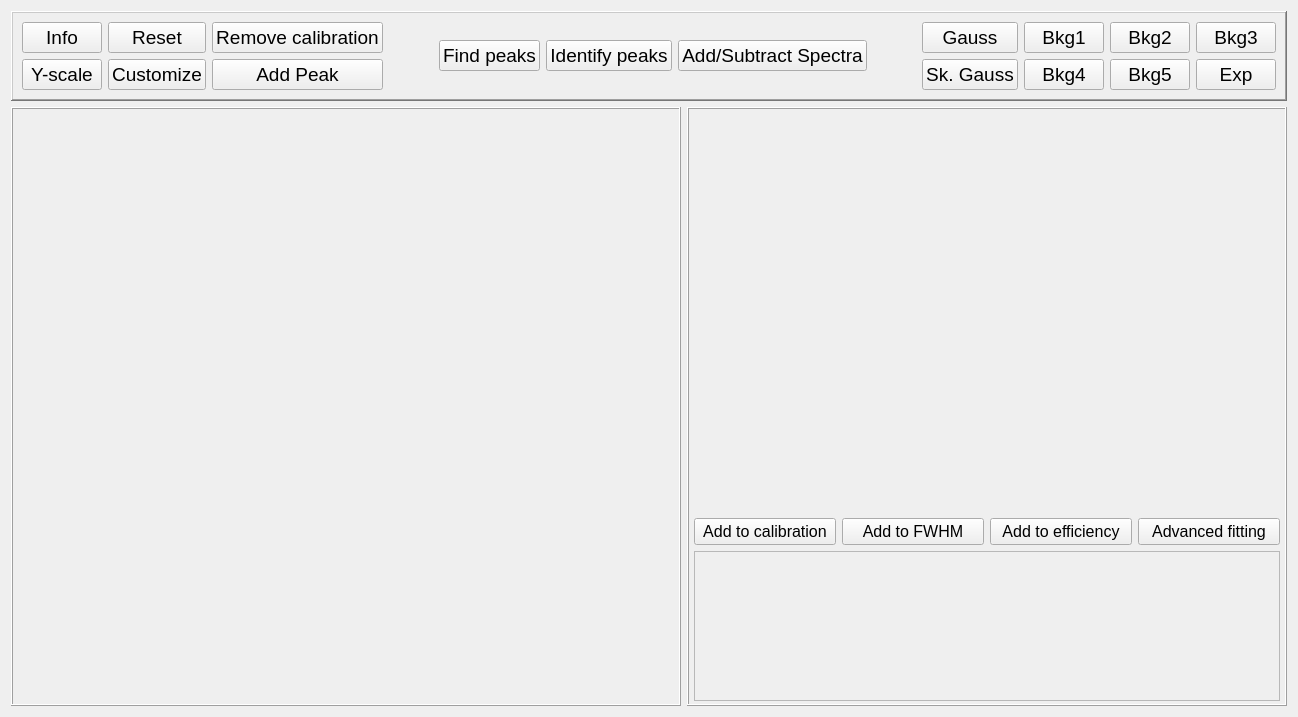
      <widget class="QWidget" name="tab">
       <attribute name="title">
        <string>Spectrum</string>
       </attribute>
       <layout class="QGridLayout" name="gridLayout_21">
        <item row="0" column="0" colspan="2">
         <widget class="QFrame" name="frame">
          <property name="maximumSize">
           <size>
            <width>16777215</width>
            <height>130</height>
           </size>
          </property>
          <property name="frameShape">
           <enum>QFrame::WinPanel</enum>
          </property>
          <property name="frameShadow">
           <enum>QFrame::Raised</enum>
          </property>
          <layout class="QGridLayout" name="gridLayout_19">
           <item row="0" column="0">
            <layout class="QGridLayout" name="gridLayout_14">
             <property name="sizeConstraint">
              <enum>QLayout::SetDefaultConstraint</enum>
             </property>
             <item row="0" column="2">
              <layout class="QGridLayout" name="gridLayout_12">
               <item row="0" column="1">
                <widget class="QPushButton" name="button_find_peaks">
                 <property name="font">
                  <font>
                   <pointsize>14</pointsize>
                  </font>
                 </property>
                 <property name="text">
                  <string>Find peaks</string>
                 </property>
                </widget>
               </item>
               <item row="0" column="2">
                <widget class="QPushButton" name="button_identify_peaks">
                 <property name="font">
                  <font>
                   <pointsize>14</pointsize>
                  </font>
                 </property>
                 <property name="text">
                  <string>Identify peaks</string>
                 </property>
                </widget>
               </item>
               <item row="0" column="3">
                <widget class="QPushButton" name="button_add_subtract">
                 <property name="font">
                  <font>
                   <pointsize>14</pointsize>
                  </font>
                 </property>
                 <property name="text">
                  <string>Add/Subtract Spectra</string>
                 </property>
                </widget>
               </item>
              </layout>
             </item>
             <item row="0" column="4">
              <spacer name="horizontalSpacer_6">
               <property name="orientation">
                <enum>Qt::Horizontal</enum>
               </property>
               <property name="sizeHint" stdset="0">
                <size>
                 <width>6</width>
                 <height>17</height>
                </size>
               </property>
              </spacer>
             </item>
             <item row="0" column="5">
              <layout class="QGridLayout" name="gridLayout_3">
               <item row="1" column="0">
                <widget class="QPushButton" name="pushButton_gauss2">
                 <property name="font">
                  <font>
                   <pointsize>14</pointsize>
                  </font>
                 </property>
                 <property name="text">
                  <string>Sk. Gauss</string>
                 </property>
                </widget>
               </item>
               <item row="0" column="3">
                <widget class="QPushButton" name="pushButton_poly3">
                 <property name="font">
                  <font>
                   <pointsize>14</pointsize>
                  </font>
                 </property>
                 <property name="text">
                  <string>Bkg3</string>
                 </property>
                </widget>
               </item>
               <item row="1" column="3">
                <widget class="QPushButton" name="pushButton_exp">
                 <property name="font">
                  <font>
                   <pointsize>14</pointsize>
                  </font>
                 </property>
                 <property name="text">
                  <string>Exp</string>
                 </property>
                </widget>
               </item>
               <item row="0" column="1">
                <widget class="QPushButton" name="pushButton_poly1">
                 <property name="font">
                  <font>
                   <pointsize>14</pointsize>
                  </font>
                 </property>
                 <property name="text">
                  <string>Bkg1</string>
                 </property>
                </widget>
               </item>
               <item row="1" column="2">
                <widget class="QPushButton" name="pushButton_poly5">
                 <property name="font">
                  <font>
                   <pointsize>14</pointsize>
                  </font>
                 </property>
                 <property name="text">
                  <string>Bkg5</string>
                 </property>
                </widget>
               </item>
               <item row="0" column="2">
                <widget class="QPushButton" name="pushButton_poly2">
                 <property name="font">
                  <font>
                   <pointsize>14</pointsize>
                  </font>
                 </property>
                 <property name="text">
                  <string>Bkg2</string>
                 </property>
                </widget>
               </item>
               <item row="1" column="1">
                <widget class="QPushButton" name="pushButton_poly4">
                 <property name="font">
                  <font>
                   <pointsize>14</pointsize>
                  </font>
                 </property>
                 <property name="text">
                  <string>Bkg4</string>
                 </property>
                </widget>
               </item>
               <item row="0" column="0">
                <widget class="QPushButton" name="pushButton_gauss">
                 <property name="font">
                  <font>
                   <pointsize>14</pointsize>
                  </font>
                 </property>
                 <property name="text">
                  <string>Gauss</string>
                 </property>
                </widget>
               </item>
              </layout>
             </item>
             <item row="0" column="1">
              <spacer name="horizontalSpacer_24">
               <property name="orientation">
                <enum>Qt::Horizontal</enum>
               </property>
               <property name="sizeHint" stdset="0">
                <size>
                 <width>44</width>
                 <height>20</height>
                </size>
               </property>
              </spacer>
             </item>
             <item row="0" column="0">
              <layout class="QGridLayout" name="gridLayout_13">
               <item row="1" column="0">
                <widget class="QPushButton" name="pushButton_scale">
                 <property name="font">
                  <font>
                   <pointsize>14</pointsize>
                  </font>
                 </property>
                 <property name="text">
                  <string>Y-scale</string>
                 </property>
                </widget>
               </item>
               <item row="1" column="2">
                <widget class="QPushButton" name="button_add_peak">
                 <property name="font">
                  <font>
                   <pointsize>14</pointsize>
                  </font>
                 </property>
                 <property name="text">
                  <string>Add Peak</string>
                 </property>
                </widget>
               </item>
               <item row="1" column="1">
                <widget class="QPushButton" name="button_customize">
                 <property name="font">
                  <font>
                   <pointsize>14</pointsize>
                  </font>
                 </property>
                 <property name="text">
                  <string>Customize</string>
                 </property>
                </widget>
               </item>
               <item row="0" column="0">
                <widget class="QPushButton" name="button_info_main">
                 <property name="font">
                  <font>
                   <pointsize>14</pointsize>
                  </font>
                 </property>
                 <property name="text">
                  <string>Info</string>
                 </property>
                </widget>
               </item>
               <item row="0" column="1">
                <widget class="QPushButton" name="button_reset">
                 <property name="font">
                  <font>
                   <pointsize>14</pointsize>
                  </font>
                 </property>
                 <property name="text">
                  <string>Reset</string>
                 </property>
                </widget>
               </item>
               <item row="0" column="2">
                <widget class="QPushButton" name="button_remove_cal">
                 <property name="font">
                  <font>
                   <pointsize>14</pointsize>
                  </font>
                 </property>
                 <property name="text">
                  <string>Remove calibration</string>
                 </property>
                </widget>
               </item>
              </layout>
             </item>
            </layout>
           </item>
          </layout>
         </widget>
        </item>
        <item row="1" column="0">
         <widget class="QFrame" name="frame_2">
          <property name="sizePolicy">
           <sizepolicy hsizetype="Expanding" vsizetype="Preferred">
            <horstretch>0</horstretch>
            <verstretch>0</verstretch>
           </sizepolicy>
          </property>
          <property name="minimumSize">
           <size>
            <width>670</width>
            <height>0</height>
           </size>
          </property>
          <property name="maximumSize">
           <size>
            <width>16777215</width>
            <height>16777215</height>
           </size>
          </property>
          <property name="font">
           <font>
            <pointsize>12</pointsize>
           </font>
          </property>
          <property name="frameShape">
           <enum>QFrame::Box</enum>
          </property>
          <property name="frameShadow">
           <enum>QFrame::Raised</enum>
          </property>
          <layout class="QGridLayout" name="gridLayout_18">
           <property name="leftMargin">
            <number>0</number>
           </property>
           <property name="topMargin">
            <number>0</number>
           </property>
           <property name="rightMargin">
            <number>0</number>
           </property>
           <property name="bottomMargin">
            <number>0</number>
           </property>
           <item row="0" column="0">
            <widget class="MplWidget" name="main_plot" native="true">
             <property name="autoFillBackground">
              <bool>false</bool>
             </property>
            </widget>
           </item>
          </layout>
         </widget>
        </item>
        <item row="1" column="1">
         <widget class="QFrame" name="frame_3">
          <property name="sizePolicy">
           <sizepolicy hsizetype="Expanding" vsizetype="Preferred">
            <horstretch>0</horstretch>
            <verstretch>0</verstretch>
           </sizepolicy>
          </property>
          <property name="minimumSize">
           <size>
            <width>600</width>
            <height>0</height>
           </size>
          </property>
          <property name="maximumSize">
           <size>
            <width>16777215</width>
            <height>16777215</height>
           </size>
          </property>
          <property name="font">
           <font>
            <pointsize>12</pointsize>
           </font>
          </property>
          <property name="frameShape">
           <enum>QFrame::Box</enum>
          </property>
          <property name="frameShadow">
           <enum>QFrame::Raised</enum>
          </property>
          <layout class="QGridLayout" name="gridLayout_20">
           <property name="leftMargin">
            <number>5</number>
           </property>
           <property name="topMargin">
            <number>3</number>
           </property>
           <property name="rightMargin">
            <number>5</number>
           </property>
           <property name="bottomMargin">
            <number>3</number>
           </property>
           <item row="0" column="0">
            <layout class="QGridLayout" name="gridLayout_17">
             <item row="0" column="0">
              <widget class="MplWidget" name="fit_plot" native="true">
               <property name="minimumSize">
                <size>
                 <width>0</width>
                 <height>400</height>
                </size>
               </property>
               <property name="maximumSize">
                <size>
                 <width>2000</width>
                 <height>2000</height>
                </size>
               </property>
               <property name="font">
                <font>
                 <pointsize>12</pointsize>
                </font>
               </property>
               <property name="autoFillBackground">
                <bool>false</bool>
               </property>
              </widget>
             </item>
             <item row="1" column="0">
              <layout class="QGridLayout" name="gridLayout_16">
               <property name="verticalSpacing">
                <number>7</number>
               </property>
               <item row="0" column="0">
                <widget class="QPushButton" name="button_add_cal">
                 <property name="font">
                  <font>
                   <pointsize>12</pointsize>
                  </font>
                 </property>
                 <property name="text">
                  <string>Add to calibration</string>
                 </property>
                </widget>
               </item>
               <item row="0" column="1">
                <widget class="QPushButton" name="button_add_fwhm">
                 <property name="font">
                  <font>
                   <pointsize>12</pointsize>
                  </font>
                 </property>
                 <property name="text">
                  <string>Add to FWHM</string>
                 </property>
                </widget>
               </item>
               <item row="0" column="2">
                <widget class="QPushButton" name="button_add_eff">
                 <property name="font">
                  <font>
                   <pointsize>12</pointsize>
                  </font>
                 </property>
                 <property name="text">
                  <string>Add to efficiency</string>
                 </property>
                </widget>
               </item>
               <item row="0" column="3">
                <widget class="QPushButton" name="button_adv_fit">
                 <property name="font">
                  <font>
                   <pointsize>12</pointsize>
                  </font>
                 </property>
                 <property name="text">
                  <string>Advanced fitting</string>
                 </property>
                </widget>
               </item>
              </layout>
             </item>
             <item row="2" column="0">
              <widget class="QScrollArea" name="table_fit_area">
               <property name="sizePolicy">
                <sizepolicy hsizetype="Preferred" vsizetype="Expanding">
                 <horstretch>0</horstretch>
                 <verstretch>0</verstretch>
                </sizepolicy>
               </property>
               <property name="minimumSize">
                <size>
                 <width>0</width>
                 <height>150</height>
                </size>
               </property>
               <property name="maximumSize">
                <size>
                 <width>16777215</width>
                 <height>250</height>
                </size>
               </property>
               <property name="font">
                <font>
                 <family>MS Shell Dlg 2</family>
                 <pointsize>12</pointsize>
                 <weight>50</weight>
                 <italic>false</italic>
                 <bold>false</bold>
                </font>
               </property>
               <property name="verticalScrollBarPolicy">
                <enum>Qt::ScrollBarAlwaysOff</enum>
               </property>
               <property name="horizontalScrollBarPolicy">
                <enum>Qt::ScrollBarAlwaysOff</enum>
               </property>
               <property name="widgetResizable">
                <bool>true</bool>
               </property>
               <widget class="QWidget" name="scrollAreaWidgetContents">
                <property name="geometry">
                 <rect>
                  <x>0</x>
                  <y>0</y>
                  <width>886</width>
                  <height>248</height>
                 </rect>
                </property>
               </widget>
              </widget>
             </item>
            </layout>
           </item>
          </layout>
         </widget>
        </item>
       </layout>
       <zorder>frame_3</zorder>
       <zorder>frame</zorder>
       <zorder>frame_2</zorder>
      </widget>
